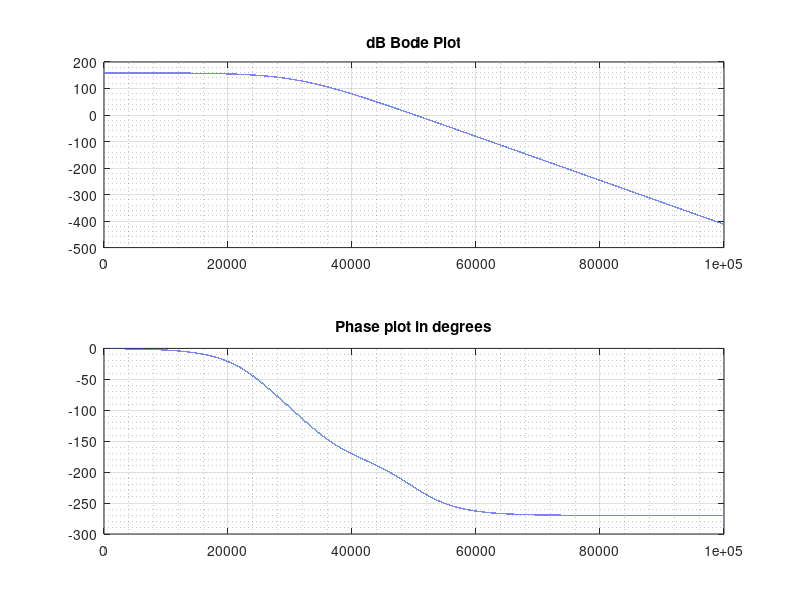

This figure's MATLAB source:
% Make a Bode and Phase plot for a transfer function.

clc;
clear all;
close all; %remove figure windows

db = [];
phase = [];
i = 1;
for f = logspace(0, 9, 100000)
    db(i) = 20*log( 5623/( (1+f/200)*(1+f/1000)+(1+f/30000) ) );
    phase(i) = -atand(f/200)-atand(f/1000)-atand(f/30000);
    i = i+1;
end



first = subplot(2,1,1);
plot(db)
title('dB Bode Plot');
grid minor
grid on

second = subplot(2,1,2);
plot(phase)
title('Phase plot in degrees');
grid minor
grid on
